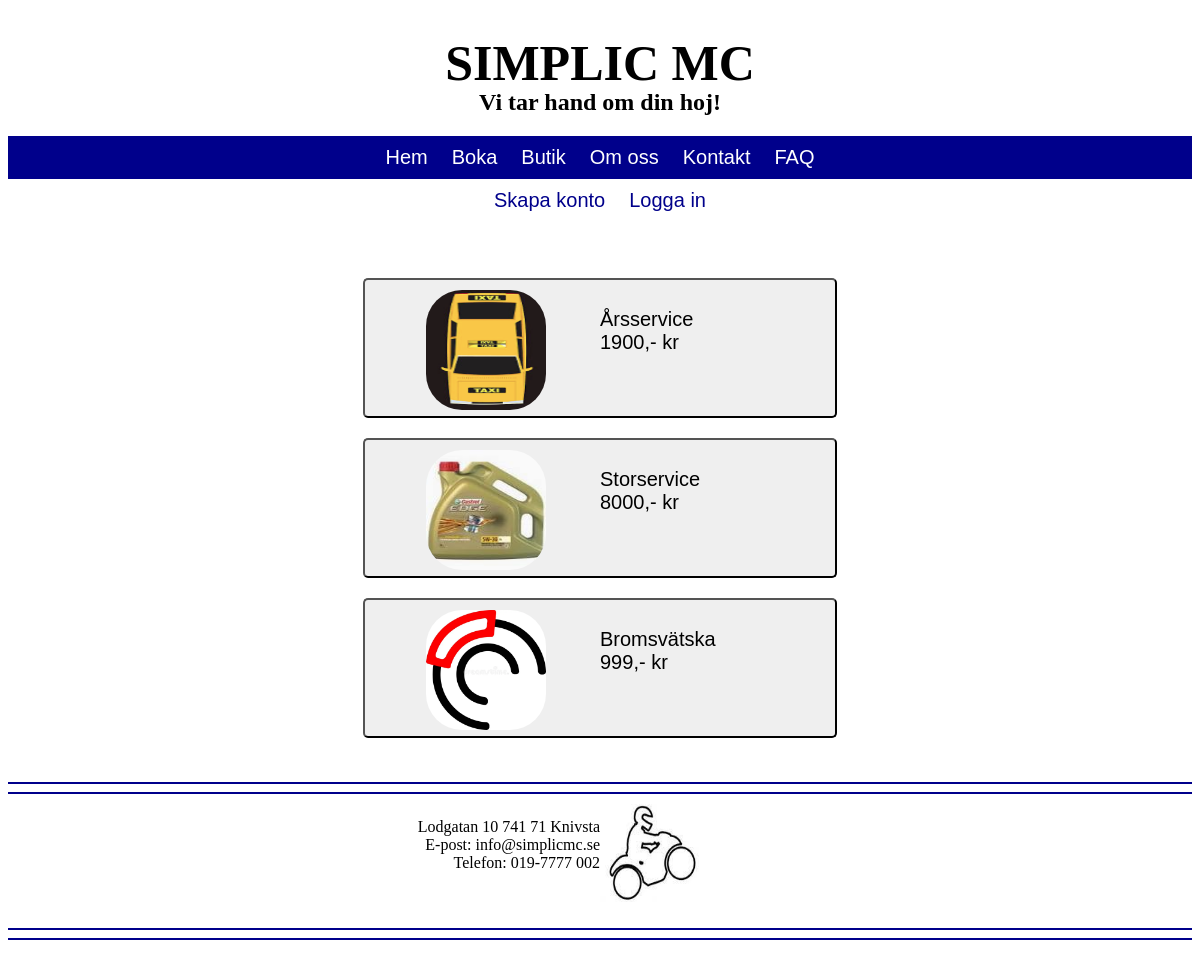
Page /boka/ on the committed database.
### booker/models.py (models this page shows, shortened)
class ServiceTypeModel(models.Model):
    sort_id = models.IntegerField(default=1)
    service_name = models.CharField(max_length=255)
    service_price = models.DecimalField(default=0.00, max_digits=20, decimal_places=0)
    service_description = models.TextField()
    image = models.ImageField(upload_to='media/')
    visa_hemsida = models.BooleanField(default=False)
    class Meta:
        verbose_name = 'Våra servicar'
        verbose_name_plural = 'Våra servicar'

### booker/views.py (the view)
# urls.py: path('boka/', views.boka, name='boka'),
def boka(request):
    services = models.ServiceTypeModel.objects.filter(~Q(visa_hemsida=False))
    ordered = sorted(services, key=operator.attrgetter('sort_id'))
    return render(request, 'boka.html', context={'data': ordered})

### templates/boka.html (shortened to what this page needs)
<!DOCTYPE html>
<html lang="en">
<head>
</head>
<body>
    {% extends "base.html" %}
    {% block content %}
    {% load static %}
    <br><br>
    {% for service in data %}
        <a href="{% url 'boka_two' service.service_name %}">
        <div class="center_div_service">
            <button class="service_button">
                <div style="width: 100%;">
                    <div style="width: 50%; height: 100px; float: left; text-align: right; margin-top: -4%; text-align: center;">
                        <img style="border-radius: 30%;" src="{{ service.image.url }}" width="120px" height="120px" />                    </div>
                    <div style="margin-left: 50%; height: 100px; text-align: left;">
                        <p style="font-size: 20px; text-align: left;">{{ service.service_name }} <br> {{ service.service_price }},- kr</p>
                    </div>
                </div>
            </button>
        </div></a>
    {% empty %}
        <h2>Det finns inga servicar att boka för tillfället</h2>
    {% endfor %}
    <br><br>
    {% endblock %}

### templates/base.html (shortened to what this page needs)
<!DOCTYPE html>
{% load static %}
<html lang="en">
<head>
    <link rel="stylesheet" href="{% static 'base.css' %}">
</head>
<body>
    <header>
        <h1 style="text-align: center; font-size: 50px;">SIMPLIC MC</h1>
        <h2 style="text-align: center; margin-top: -3%;">Vi tar hand om din hoj!</h2>
        <div class="center_menu">
            <a href="{% url 'homepage' %}"><button class="button_clean">Hem</button></a>
            <a href="{% url 'boka' %}"><button class="button_clean">Boka</button></a>
            <a href="https://www.blocket.se/butik/simplicmc" target=”_blank”><button class="button_clean">Butik</button></a>
            <a href="{% url 'om_oss' %}"><button class="button_clean">Om oss</button></a>
            <a href="{% url 'kontakt' %}"><button class="button_clean">Kontakt</button></a>
            <a href="{% url 'faq' %}"><button class="button_clean">FAQ</button></a>
        </div>
        {% if user.is_authenticated %}
            <div class="center_div">
                <a href="{% url 'minprofil' %}"><button class="button_clean_white">Min profil</button></a>
                <a href="{% url 'logout' %}"><button class="button_clean_white">Logga ut</button></a>
            </div>
        {% else %}
            <div class="center_div">
                <a href="{% url 'skapakonto' %}"><button class="button_clean_white">Skapa konto</button></a>
                <a href="{% url 'login' %}"><button class="button_clean_white">Logga in</button></a>
            </div>
        {% endif %}
    </header>
    <main>
        {% block content %}
        {% endblock content %}
    </main>
    <footer>
        <hr color="darkblue">
        <hr color="darkblue">
        <div style="width: 100%;">
            <div style="width: 50%; height: 100px; float: left; text-align: right;">
                <p>Lodgatan 10 741 71 Knivsta <br>
                E-post: info@simplicmc.se <br>
                Telefon: 019-7777 002</p>
            </div>
            <div style="margin-left: 50%; height: 100px; text-align: left;">
                <img src="{% static 'images/simpliclogo.png' %}" width="100px" height="100px">
            </div>
        </div>
        <br>
        <hr color="darkblue">
        <hr color="darkblue">
        <br><br>
    </footer>
</body>
</html>

### static/base.css (style rules this page uses)
h1 { color: black; }
.center_div { text-align: center; }
.center_menu { text-align: center; background-color: darkblue; }
.button_clean { background-color: darkblue; color: white; font-size: 20px; padding: 10px; border: none; }
.button_clean_white { background-color: white; color: darkblue; font-size: 20px; padding: 10px; border: none; }
.service_button { width: 40%; height: 140px; border-radius: 5px; }
.center_div_service { text-align: center; margin-top: 20px; }

### rows in the picture
ServiceTypeModel: image (picture), service_name "Årsservice", service_price "1900"
ServiceTypeModel: image (picture), service_name "Storservice", service_price "8000"
ServiceTypeModel: image (picture), service_name "Bromsvätska", service_price "999"
